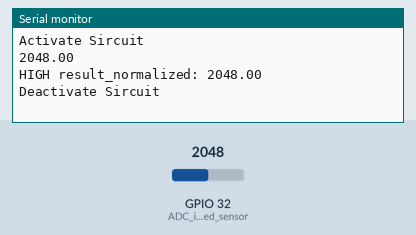
Simulated run of this sketch. Board: ESP32. Shown: the last lines printed to the serial monitor. The inputs (shaded band) are chosen by the test bench; at power-on: GPIO 32 (ADC_input_infrared_sensor) = 2048.

Above: at 1.8 s.
1.9 s: GPIO 32 (ADC_input_infrared_sensor) set to 2866
At 4.3 s:
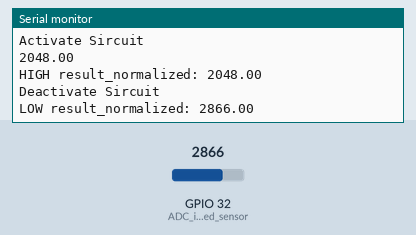
4.6 s: GPIO 32 (ADC_input_infrared_sensor) set to 3603
At 6.0 s:
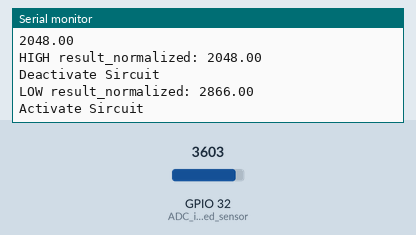

The sketch:

smoke_detection_1.ino
```cpp
// (licence header left out)
/*
* Experiment details
* =====================
* Dokimi
* ===============
* 1. Oi metriseis eginan me antistasi pou se iremia to ADC epestrefe 0.
* 2. Eleksame tin evesthisia anixnefsis kapnou me diafores taseis
* 3. Eleksame an metavaletai i katastasi iremias otan dioxetevoume zesto aera
* 4. Eleksame an to epirreazei to fws
*
* Symperasmata
* ===============
* 1. theloyme se iremia (xwris parousia kapnou) na lamvanoume mia statheri metrisi p.x. gyrw sto 100
* 2. leitourgei ok
* 3. xreiazetai na vroume mia antistasi opou se iremia na lamvanei p.x. 100. Etsi tha mporesoume na katalavenoume kai:
*   3.1 An yparxei kapoia vlavi ston aisthitira (p.x. lipsi metrisis ektos evrous iremias p.x. 100 +/- 10
*   3.2 An i tasi leitourgias 3.1 - 3.6 epireazei tis metriseis
* 4. me parousia kapnou (i atmou) lamvaname amesws metriseis panw apo to 0 mexri kai panw apo 3000
* 5. Dioxetefsame zesto aera kai paratirisame oti den epirreazontousan oi metriseis. Thelei kai alles dokimes otan vroume kaliteri antistasi alla kai kathws yparxei kapnos
* 6. Dokimasame diafores taseis apo 3.1 ews 3.6 kai den paratirisame metavoli stin katastasi iremias. Thelei kai allo elegxo me alli antistasi kai kathws ginetai metrisi kapnou
* 7. Me anoixto to kapaki tou smoke detection chamber epireazontai oi metriseis otan p.x. anavoume ton anaptira konta. Me lefko fws epirreazetai ligo.
*   Symperasma sxetika me smoke detection chamber: Tha prepei na einai kataskevasmeno wste na epitrepei na pernaei kai na eglovizetai o kapnos me afkolia alla OXI to fws.
*/


//the board should support an ADC resolution of 12bits
//TODO: check if there is a constant to get the ADC resolution of the board at compile time
//static const unsigned int ADC_RESOLUTION = 4096;

#define ADC_input_infrared_sensor 32
const int act_sensor = 27;


// the setup routine runs once when you press reset:
void setup() {
  // initialize serial communication at 9600 bits per second:
  Serial.begin(115200);
  pinMode(act_sensor, OUTPUT);
}

//TODO version 2.
float AnalogReadNormalized(int adc_pin, unsigned int samples, int sample_delay_ms)
{
  unsigned long measurements_total = 0;
  int min_measurement = INT_MAX;
  int max_measurement = 0;

  unsigned int samples_taken_counter = 0;

  while (true) {
    int measurement = analogRead(adc_pin);
    min_measurement = min(min_measurement, measurement);
    max_measurement = max(max_measurement, measurement);
    measurements_total += measurement;
    samples_taken_counter++;
    if (samples_taken_counter < samples){
      delay(sample_delay_ms);
    }
    else {
      break;
    }
  }

  /*
   * if there are 4 or more samples, remove minimum and maximum measurement
   * from the measurements_total to improve ta accurancy
   */
  if (samples > 3){
    measurements_total -= (min_measurement + max_measurement);
    samples -= 2;
  }

  return (float)measurements_total / (float)samples;
}


float smooth(int adc_pin, int repetitions, int delay_ms)
{
  int total_measurements = 0;

  //TODO: na prosthesw logiki ekseresis mikroteris kai megaliteris metrisis otan repetitions > 3 xrisimopoiwntas min/max functions
  for (int i = 0; i < repetitions; i++) {
    //Serial.println(analogRead(adc_pin));
    total_measurements += analogRead(adc_pin);
    delay(delay_ms); //TODO na to valw prin apo to total_measurements += analogRead(adc_pin);
  }

  return total_measurements / repetitions;
}


// the loop routine runs over and over again forever:
void loop() {
/*
  int result = analogRead(ADC_input_infrared_sensor);
  Serial.println(result);
  delay(200);
  */
  Serial.println("Activate Sircuit");
  digitalWrite(act_sensor, HIGH);
   delay(1000);

  //lipsi normilized metrisis
  float result = analogRead(ADC_input_infrared_sensor); //smooth(ADC_input_infrared_sensor, 10, 50);
  Serial.println(result);

  float result_normalized = AnalogReadNormalized(ADC_input_infrared_sensor, 10, 10);
  Serial.print("HIGH result_normalized: ");
  Serial.println(result_normalized);
  Serial.println("Deactivate Sircuit");
  digitalWrite(act_sensor, LOW);

  delay(2000);

  result_normalized = AnalogReadNormalized(ADC_input_infrared_sensor, 10, 10);
  Serial.print("LOW result_normalized: ");
  Serial.println(result_normalized);
  Serial.println("\n\n\n");

  delay(2000);
}
```

Measured:
- after the input at 1.9 s, the serial monitor: prints a new line after 1.3 s (image 1)
